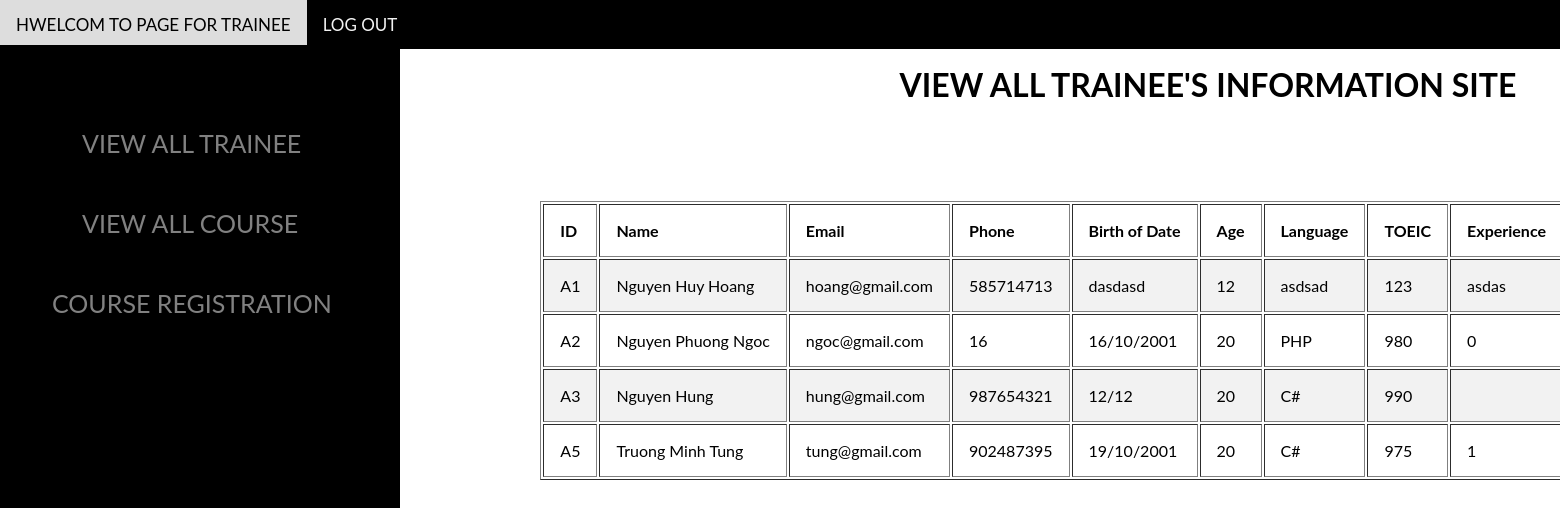
The app's page /trainee.php with its own data.
### tables this page shows
CREATE TABLE `trainee` (
  `TraineeID` varchar(255) NOT NULL,
  `TraineeName` varchar(255) NOT NULL,
  `TraineeEmail` varchar(255) NOT NULL,
  `TraineePhone` int(10) NOT NULL,
  `BirthOfDate` varchar(255) NOT NULL,
  `Age` int(10) NOT NULL,
  `Language` varchar(255) NOT NULL,
  `TOEIC` int(10) NOT NULL,
  `Experience` varchar(255) DEFAULT NULL,
  `Class` varchar(255) NOT NULL,
  `Location` varchar(255) NOT NULL,
  `TraineePassword` varchar(255) NOT NULL
);

### db.php (called while the page is built, shortened)
<?php
$hostname = 'localhost';
$username='root';
$password='';
$dbname='1670';
$port=3306;
function query($sql)
{
    global $hostname;
    global $username;
    global $password;
    global $dbname;
    global $port;
    $conn = new mysqli($hostname, $username, $password, $dbname, $port);
    $result = $conn->query($sql);
    $rows = mysqli_fetch_all($result);
    return $rows;
}
?>

### trainee.php (the view, shortened to what this page needs)
<!DOCTYPE html>
<html>
<head>
    <link rel="stylesheet" type="text/css" href="addstyle.css">
</head>
<body>
<body>
<div class="navbar">
  <a href="#">HWELCOM TO PAGE FOR TRAINEE</a>
  <a href="loginform1.php">LOG OUT</a>
</div>
<div class="sidenav">
    <br><br><br>
    <a href="trainee.php" style="margin-left:50px;">VIEW ALL TRAINEE</a>
    <br><br>
    <a href="trainee1.php" style="margin-left:50px;">VIEW ALL COURSE</a>
    <br><br>
    <a href="regiscoursefortrainee.php" style="margin-left:20px;">COURSE REGISTRATION</a>
    <br><br>
</div>
<div class="main" style="width: 1600px;">
<h1 style="text-align: center;">VIEW ALL TRAINEE'S INFORMATION SITE</h1>
<div class="trainee">
<table border="1px" style="margin-left: auto;margin-right: auto;">
    <tr>
    <th>ID</th>
    <th>Name</th>
    <th>Email</th>
    <th>Phone</th>
    <th>Birth of Date</th>
    <th>Age</th>
    <th>Language</th>
    <th>TOEIC</th>
    <th>Experience</th>
    </tr>
<?php
    require_once('./db.php');
    $sql = "Select * From trainee";
    $rows = query($sql);
    for($i=0; $i<count($rows); $i++)
    {
        ?>
        <tr>
            <td align="center"><?=$rows[$i][0]?></td>
            <td align="center"><?=$rows[$i][1]?></td>
            <td align="center"><?=$rows[$i][2]?></td>
            <td align="center"><?=$rows[$i][3]?></td>
            <td align="center"><?=$rows[$i][4]?></td>
            <td align="center"><?=$rows[$i][5]?></td>
            <td align="center"><?=$rows[$i][6]?></td>
            <td align="center"><?=$rows[$i][7]?></td>
            <td align="center"><?=$rows[$i][8]?></td>
            <td align="center"><?=$rows[$i][11]?></td><br>
        </tr>
        <?php
    }
?>
</div>
</body>
</html>

### addstyle.css (style rules this page uses)
.navbar { overflow: hidden; background-color: black; position: fixed; top: 0; left: 0; width: 100%; }
.navbar a { float: left; display: block; color: #f2f2f2; text-align: center; padding: 14px 16px; text-decoration: none; font-size: 17px; }
th, td { text-align: left; padding: 16px; }
tr:nth-child(even) { background-color: #f2f2f2; }
body { font-family: "Lato", sans-serif; }
.sidenav { height: 100%; width: 400px; position: fixed; top: 45px; left: 0; background-color: black; overflow-x: hidden; padding-top: 20px; }
.sidenav a { padding: 6px 6px 6px 32px; text-decoration: none; font-size: 25px; color: #818181; display: block; }
.main { margin-left: 400px; margin-top: 65px; }

### records on screen
trainee: TraineeID "A1", TraineeName "Nguyen Huy Hoang", TraineeEmail "hoang@gmail.com", TraineePhone "585714713", BirthOfDate "dasdasd", Age "12", Language "asdsad", TOEIC "123", Experience "asdas"
trainee: TraineeID "A2", TraineeName "Nguyen Phuong Ngoc", TraineeEmail "ngoc@gmail.com", TraineePhone "16", BirthOfDate "16/10/2001", Age "20", Language "PHP", TOEIC "980", Experience "0"
trainee: TraineeID "A3", TraineeName "Nguyen Hung", TraineeEmail "hung@gmail.com", TraineePhone "987654321", BirthOfDate "12/12", Age "20", Language "C#", TOEIC "990"
trainee: TraineeID "A5", TraineeName "Truong Minh Tung", TraineeEmail "tung@gmail.com", TraineePhone "902487395", BirthOfDate "19/10/2001", Age "20", Language "C#", TOEIC "975", Experience "1"
